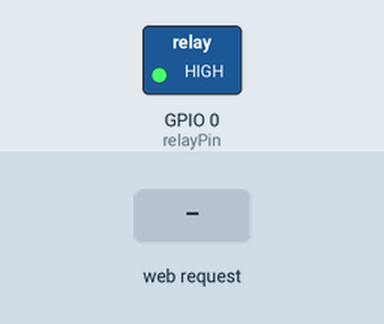
This program was run on a simulated ESP8266 (NodeMCU). Shown: switched loads named in the program (green lamp = pin HIGH). The test bench sets the inputs (shaded band). WiFi joins after 1.5 s; servers stay silent unless stated; what the program prints to the serial monitor is not drawn.

Above: at 4.2 s.
4.3 s: HTTP request GET /on received
At 5.5 s:
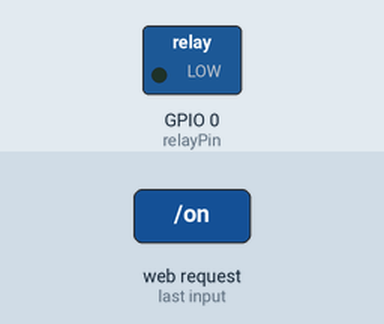
5.8 s: HTTP request GET /off received
At 6.7 s:
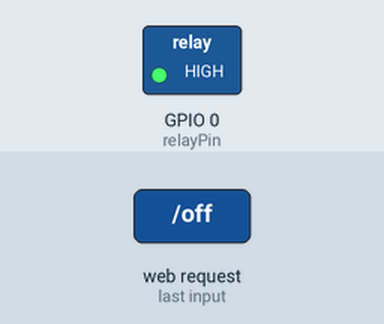
Timing chart, 0 to 8.8 s (numbered marks = the images above; inputs shaded):
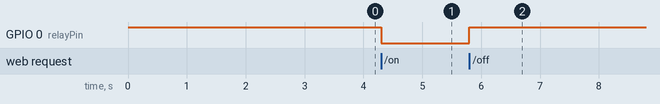

The program:

main.cpp
```cpp
#include <Arduino.h>
#include <ESP8266WiFi.h>
#include <ESP8266WebServer.h>

const char* ssid = "HUAWEI-010R2C";   // ssid
const char* password = "1992Love";    // password
const int relayPin = 0;

bool relayStatus = true;

ESP8266WebServer server(80);

void switchRelayON() {
  relayStatus = false;
  digitalWrite(relayPin, relayStatus);
  server.send(200, "text/plain", "Relay ON!");
}
void switchRelayOFF() {
  relayStatus = true;
  digitalWrite(relayPin, relayStatus);
  server.send(200, "text/plain", "Relay OFF!");
}
void sendRelayStatus() {
  server.send(200, "text/plain", "Relay status: " + String(!relayStatus));
}

void setup() {

  pinMode(relayPin, OUTPUT);
  digitalWrite(relayPin, relayStatus);

  Serial.begin(115200);

  WiFi.begin(ssid, password);

  Serial.println();
  Serial.print("Connecting");

  while (WiFi.status() != WL_CONNECTED)
  {
    delay(3000);
    Serial.print(".");
  }

  Serial.println();
  Serial.print("Connected, IP address: ");
  Serial.println(WiFi.localIP());

  server.on("/on", switchRelayON);
  server.on("/off", switchRelayOFF);
  server.on("/status", sendRelayStatus);

  server.begin();
  Serial.println("HTTP server started");
}

void loop() {

  server.handleClient();


}
```

Measured:
- after the input at 4.3 s, GPIO 0 (relayPin): HIGH → LOW at once
- after the input at 5.8 s, GPIO 0 (relayPin): LOW → HIGH at once
